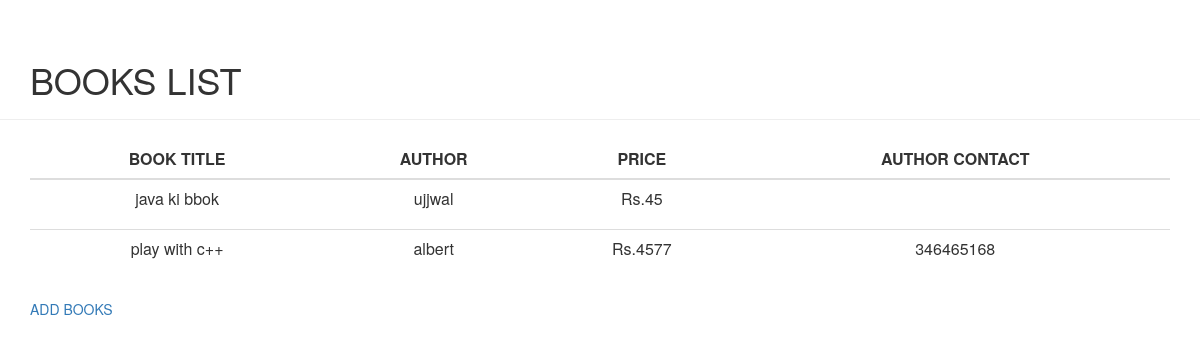
/project/form_page/ (signed in), run on an earlier commit of the app's database.
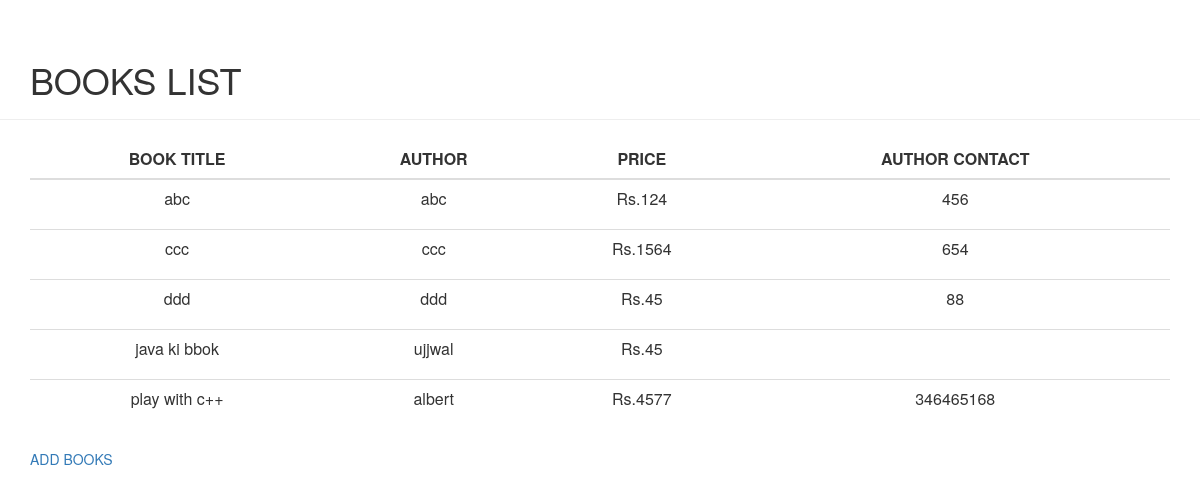
And on a later commit of the database.
### project/models.py (models this page shows, shortened)
class Books(models.Model):
    book_title = models.CharField(max_length=200)
    book_author = models.CharField(max_length=13)
    book_price = models.PositiveIntegerField()
    book_author_contact = models.CharField(max_length=13, null=True, blank=True)

### project/views.py (the view)
def form_page(request):
    try:
        books_list = Books.objects.all().order_by('book_title')
        user = LibraryUser.objects.get(library_user_belongs_to_user=request.user)
        if user.is_user_librarian == True:
            librarian = True
        else:
            librarian = False
        context = {
            'books_list': books_list,
            'is_librarian': librarian,
        }
        return render(request, 'project/form_page.html', context)
    except BaseException, e:
        print str(e) + str(sys.exc_traceback.tb_lineno)
        return HttpResponse("page not found")

### templates/project/form_page.html (shortened to what this page needs)
{% load staticfiles %}
    <link href="{% static 'project/bootstrap.min.css' %}" rel="stylesheet" type="text/css" />
	<link rel="stylesheet" type="text/css" href="{% static 'project/jquery.fancybox.css'  %}" media="screen" />
{% block body %}
    <div id="wrapper">
			<section class="page-header page-header-xs">
				<div class="container">
					<h1>BOOKS LIST</h1>
				</div>
			</section>
            <div class="container">
                    <table class="table table-vertical-middle margin-bottom-60">
                            <thead>
                                    <tr class="size-15">
                                        <th class="text-center hidden-xs width-300 weight-100">BOOK TITLE</th>
                                        <th class="text-center hidden-xs width-300 weight-100">AUTHOR</th>
                                        <th class="text-center hidden-xs width-100 weight-100">PRICE</th>
                                        <th class="text-center hidden-xs width-100 weight-100">AUTHOR CONTACT</th>
                                    </tr>
                            </thead>
                            <tbody>
                                    {% for book in books_list %}
                                    <tr>
                                        <td class="text-center hidden-xs">
                                            <p>{{ book.book_title }}
                                            </p>
                                        </td>
                                        <td class="text-center hidden-xs">
                                            <p>{{ book.book_author}}</p>
                                        </td>
                                        <td class="text-center hidden-xs">
                                            <p>Rs.{{ book.book_price }}</p>
                                        </td>
                                        <td class="text-center hidden-xs">
                                            <p>{{ book.book_author_contact }}</p>
                                        </td>
                                    </tr>
                                    {% endfor %}
                            </tbody>
                    </table>
                {% if is_librarian == True %}
                    <a href="#fancybox" class="fancybox">ADD BOOKS</a>
                {% endif %}
            </div>
    </div>
{% endblock %}

What changed in the data, as far as the page shows it:
added Books: book_title "abc", book_author "abc", book_price "124", book_author_contact "456"
added Books: book_title "ccc", book_author "ccc", book_price "1564", book_author_contact "654"
added Books: book_title "ddd", book_author "ddd", book_price "45", book_author_contact "88"
